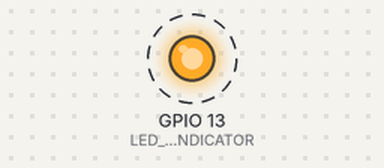
A sketch run on a simulated ESP32. On the bench: output pins drawn as LEDs (lit = HIGH). Dashed ring = blinking.

Above: at 0.2 s.
Timing chart, 0 to 3.5 s (numbered marks = the images above):
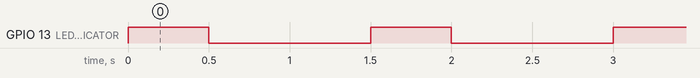

The sketch:

first.ino
```cpp
#include <driver/i2s.h>

int LED_LOADING_INDICATOR = 13;

boolean isLoaded = false;
unsigned long loadingStartTime;
const unsigned long loadingDuration = 5000;

void setup() {

  // Setup loading indicator led pin
  pinMode(LED_LOADING_INDICATOR, OUTPUT);
  digitalWrite(LED_LOADING_INDICATOR, LOW);

  loadingStartTime = millis();
}

void loop() {
  handleLoading();
}

void handleLoading(){
  unsigned long currentMillis = millis();

  if(!isLoaded){
    if(currentMillis - loadingStartTime >= loadingDuration){
      digitalWrite(LED_LOADING_INDICATOR, HIGH);
      return;
    }
    blinkLight();
  }
}
void blinkLight(){
  digitalWrite(LED_LOADING_INDICATOR, HIGH);
  delay(500);
  digitalWrite(LED_LOADING_INDICATOR, LOW);
  delay(1000);
}
```

Measured:
- by itself, GPIO 13 (LED_LOADING_INDICATOR): alternates HIGH for 0.50 s and LOW for 1.0 s, 9 changes in all, then stays HIGH
